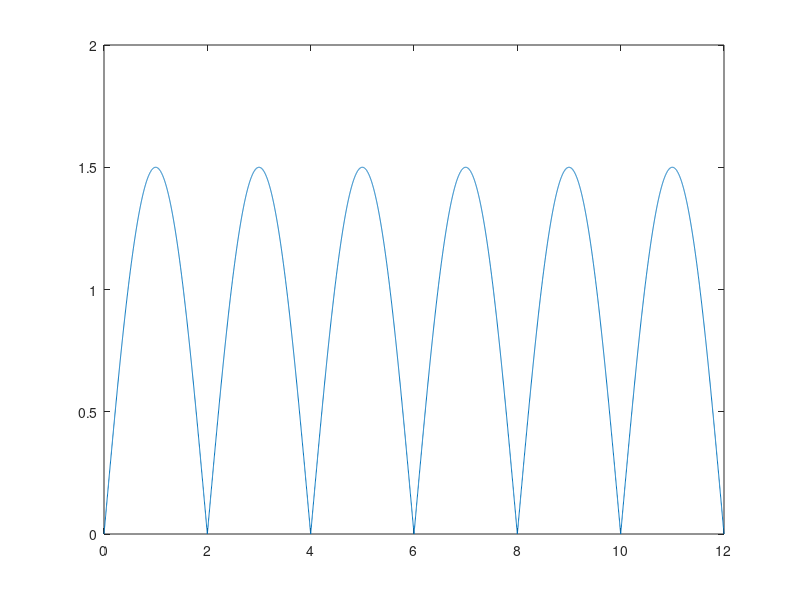

Reproduce this figure in MATLAB.
t=0:0.002:12; %rezolutia temporala poate fi modificata schimband pasul lui t la 0.02, respectiv 0.2
s=1.5*sin(2*pi*0.25*t); %generez semnalul sinusoidal
for i=1:length(s)  %parcurg vectorul s
    if (s(i)<0) 
        s(i)=s(i)*(-1); %redresez semnalul facand pozitive elementele negative 
                        %ale vectorului s
    end
end
plot(t,s) %afisez semnalul 

        
   